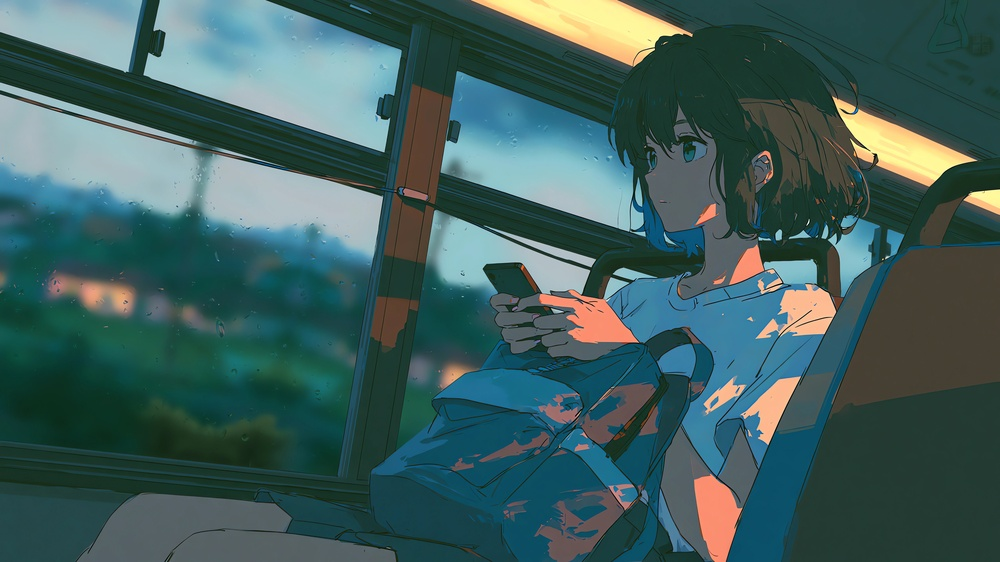
#> input picture week01/day04/test.jpg, 1000 x 562 px, shrunk from 3840 x 2160 before the run
$ python 04_crop.py
#> lines starting #> are read from the running program, lines starting #| are printed output that depends on the picture
import cv2

image = cv2.imread("test.jpg")
#> image is the input picture: shape (562, 1000, 3); mean B, G, R 93.1, 94.7, 63.5

crop = image[100:300, 100:300]
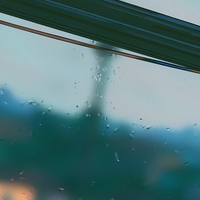
#> crop: shape (200, 200, 3); mean B, G, R 119.5, 117.7, 81.8

cv2.imshow("Original", image)
cv2.imshow("Crop", crop)

cv2.waitKey(0)
cv2.destroyAllWindows()
